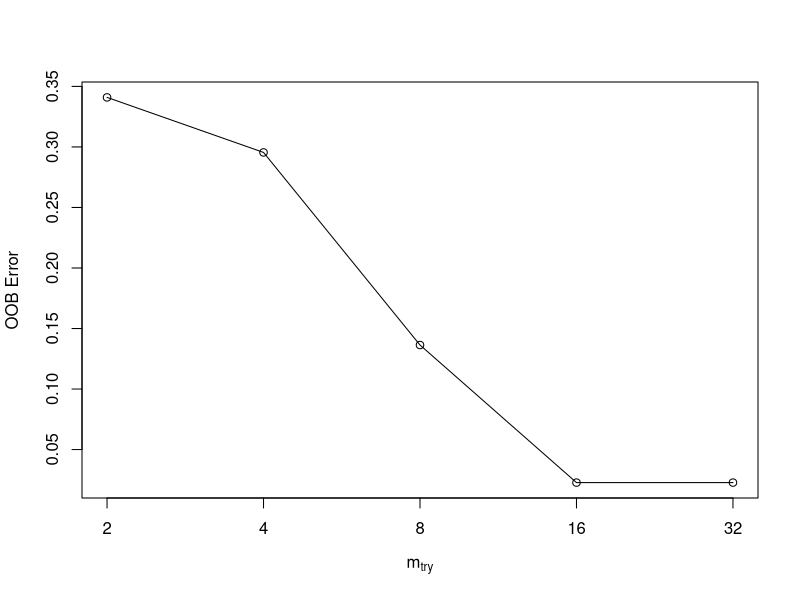
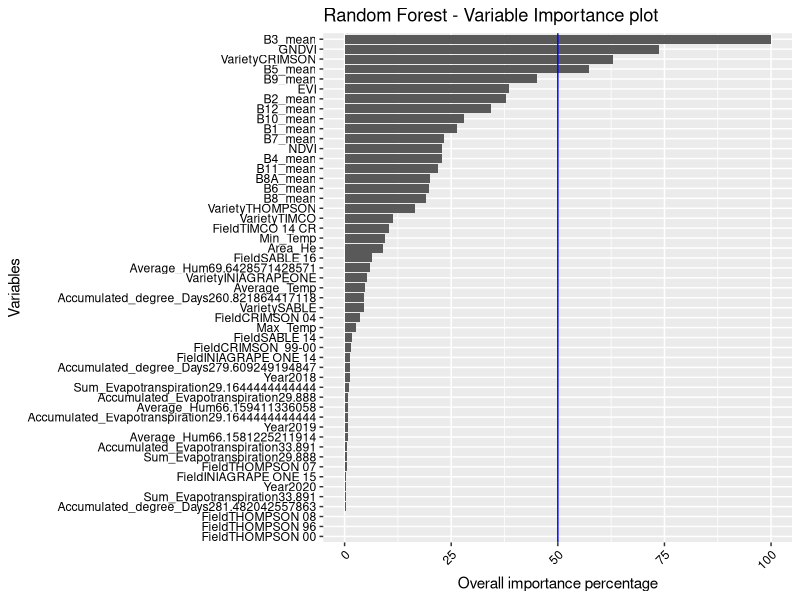

Recreate these plots in R, in order. (Note: this script raises an error after producing the figures.)
# Load packages
# https://www.machinelearningplus.com/machine-learning/caret-package/
# https://www.youtube.com/watch?v=fSytzGwwBVw
library(randomForest)
library(tidyverse)
library(mlbench)
library(ggplot2)
library(caret)

# Set the folder location
#setwd('~/Dropbox/RS Project/RSSTARTUP_repo/Product_Development/Yield_forcasting_R/Innovation_laboratory_EAGLE')
setwd('/home/diego/GITHUP_REPO/Innovation_laboratory_EAGLE')

# Import dataset
# The dataset used is summary_fn.csv, which was clean but the original one
# is summary.csv
Field_Carmen <- read.csv('./Original_data/summary.csv')

# Convert categorical data to a Factor
Field_Carmen$Field <- factor(Field_Carmen$Field)
Field_Carmen$Variety <- factor(Field_Carmen$Variety)
Field_Carmen$Year <- factor(Field_Carmen$Year)
Field_Carmen$Average_Hum <- factor(Field_Carmen$Average_Hum)
Field_Carmen$Accumulated_Evapotranspiration <- factor(Field_Carmen$Accumulated_Evapotranspiration)
Field_Carmen$Sum_Evapotranspiration <- factor(Field_Carmen$Sum_Evapotranspiration)
Field_Carmen$Accumulated_degree_Days <- factor(Field_Carmen$Accumulated_degree_Days)

# Clean data frame of data without importance
Field_Carmen <- Field_Carmen[,-1]
Field_Carmen[,4] <- NULL

# Structure of the dataframe
str(Field_Carmen)

# See top 6 rows and 10 columns
head(Field_Carmen[, 1:10])

# Split the data into training and test set
set.seed(123)
training.samples <- Field_Carmen$Kg_He %>%
  createDataPartition(p = 0.75, list = FALSE)

train.data  <- Field_Carmen[training.samples, ]
test.data <- Field_Carmen[-training.samples, ]

# Algorithm Tune (tuneRF)
# https://machinelearningmastery.com/tune-machine-learning-algorithms-in-r/
dataset <- Field_Carmen
x <- dataset[,2:20]
y <- dataset[,1]

set.seed(123)
bestmtry <- tuneRF(x, y, stepFactor=0.5, improve=0.05, ntree=1000)
print(bestmtry)

################################################################################
# It is because, one of your dependent variables has NA for Coefficients given as
# output by the lm(..) function. Such a variable is making no difference to the 
# model, often due to multicollinearity problem ie, that predictor variable is 
# linearly dependent on other predictor variables OR because, that predictor 
# variable is constant for all the records(rows). The best thing to do is to drop
# that variable from the formula in lm(..) function and do the regression again.
################################################################################

# RandomForest
# https://topepo.github.io/caret/train-models-by-tag.html#random-forest
# https://stats.stackexchange.com/questions/348245/do-we-have-to-tune-the-number-of-trees-in-a-random-forest
# https://stats.stackexchange.com/questions/50210/caret-and-randomforest-number-of-trees

# Define training control
set.seed(234)

# http://www.sthda.com/english/articles/38-regression-model-validation/157-cross-validation-essentials-in-r/
# Leave one out cross validation - LOOCV
train.control <- trainControl(method = "LOOCV")

# cross-validation
#train.control <- trainControl(method = "cv", number = 5)

# Train the model
model <- train(Kg_He ~., data = Field_Carmen, 
               method = "rf",
               ntree = 1000,
               trControl = train.control,
               tuneGrid = data.frame(mtry = 32))

# Summarize the results
print(model)

# Make predictions and compute the R2, RMSE and MAE
predictions <- model %>% predict(test.data, na.action=na.omit)

predictions

data.frame( R2 = R2(predictions, test.data$Kg_He),
            # RMSE will be expressed in kilograms
            RMSE = RMSE(predictions, test.data$Kg_He),
            MAE = MAE(predictions, test.data$Kg_He))

# The RMSE and the MAE are measured in the same scale as the outcome variable. 
# Dividing the RMSE by the average value of the outcome variable will give you 
# the prediction error rate, which should be as small as possible:
RMSE(predictions, test.data$Kg_He)/mean(test.data$Kg_He)

# Building data for confusion matrix of the model
#pred <- factor(unname(predictions))
#true_value <- factor(test.data$Kg_He)

#my_data1 <- data.frame(data = pred, type = "prediction")
#my_data2 <- data.frame(data = true_value, type = "real")
#my_data3 <- rbind(my_data1,my_data2)

#identical(levels(my_data3[my_data3$type == "prediction",1]) , levels(my_data3[my_data3$type == "real",1]))

# See the confusion matrix of the model in the test set
#confusionMatrix(my_data3[my_data3$type == "prediction",1], my_data3[my_data3$type == "real",1])

# variable importance
gbmImp <- varImp(model, scale = T)
gbmImp

# Save boxplot as .png
png(file = './Plots/Variable_Importance_rforest.png', units = "px",
    width = 1200, height = 700)
#plot(gbmImp, top = 28, main = "Random Forest - Variable Importance plot")

nrow(varImp(model)$importance) #34 variables extracted

p <- varImp(model)$importance %>% 
  as.data.frame() %>%
  rownames_to_column() %>%
  arrange(Overall) %>%
  mutate(rowname = forcats::fct_inorder(rowname)) %>%
  ggplot() +
  geom_col(aes(x = rowname, y = Overall)) +
  coord_flip() +
  labs(title = "Random Forest - Variable Importance plot") +
  geom_hline(yintercept = 50, color = "blue", size=0.5) +
  ylab('Overall importance percentage') + xlab('Variables') + 
  theme(axis.text.x = element_text(angle = 45, hjust = 1, colour = "black")) +
  theme(axis.text.y = element_text(hjust = 1, colour = "black"))

plot(p)

dev.off()

################################################################################
# Conditional Random Forests
# Define training control
set.seed(234)

# http://www.sthda.com/english/articles/38-regression-model-validation/157-cross-validation-essentials-in-r/
# Leave one out cross validation - LOOCV
train.control <- trainControl(method = "LOOCV")

# cross-validation
#train.control <- trainControl(method = "cv", number = 5)

# Train the model
model <- train(Kg_He ~., data = Field_Carmen, 
               method = "cforest",
               trControl = train.control,
               tuneGrid = data.frame(mtry = 12))

# Summarize the results
print(model)

# Make predictions and compute the R2, RMSE and MAE
predictions <- model %>% predict(test.data, na.action=na.omit)

predictions

data.frame( R2 = R2(predictions, test.data$Kg_He),
            # RMSE will be expressed in kilograms
            RMSE = RMSE(predictions, test.data$Kg_He),
            MAE = MAE(predictions, test.data$Kg_He))

# The RMSE and the MAE are measured in the same scale as the outcome variable. 
# Dividing the RMSE by the average value of the outcome variable will give you 
# the prediction error rate, which should be as small as possible:
RMSE(predictions, test.data$Kg_He)/mean(test.data$Kg_He)

# Building data for confusion matrix of the model
#pred <- factor(unname(predictions))
#true_value <- factor(test.data$Kg_He)

#my_data1 <- data.frame(data = pred, type = "prediction")
#my_data2 <- data.frame(data = true_value, type = "real")
#my_data3 <- rbind(my_data1,my_data2)

#identical(levels(my_data3[my_data3$type == "prediction",1]) , levels(my_data3[my_data3$type == "real",1]))

# See the confusion matrix of the model in the test set
#confusionMatrix(my_data3[my_data3$type == "prediction",1], my_data3[my_data3$type == "real",1])

# variable importance
gbmImp <- varImp(model, scale = T)
gbmImp

# Save boxplot as .png
png(file = './Plots/Variable_Importance_cforest.png', units = "px",
    width = 1200, height = 700)
#plot(gbmImp, top = 28, main = "Conditional Random Forests - Variable Importance plot")

nrow(varImp(model)$importance) #34 variables extracted

p <- varImp(model)$importance %>% 
  as.data.frame() %>%
  rownames_to_column() %>%
  arrange(Overall) %>%
  mutate(rowname = forcats::fct_inorder(rowname)) %>%
  ggplot() +
  geom_col(aes(x = rowname, y = Overall)) +
  coord_flip() +
  labs(title = "Conditional Random Forests - Variable Importance plot") +
  geom_hline(yintercept = 50, color = "blue", size=0.5) +
  ylab('Overall importance percentage') + xlab('Variables') + 
  theme(axis.text.x = element_text(angle = 45, hjust = 1, colour = "black")) +
  theme(axis.text.y = element_text(hjust = 1, colour = "black"))

plot(p)

dev.off()
